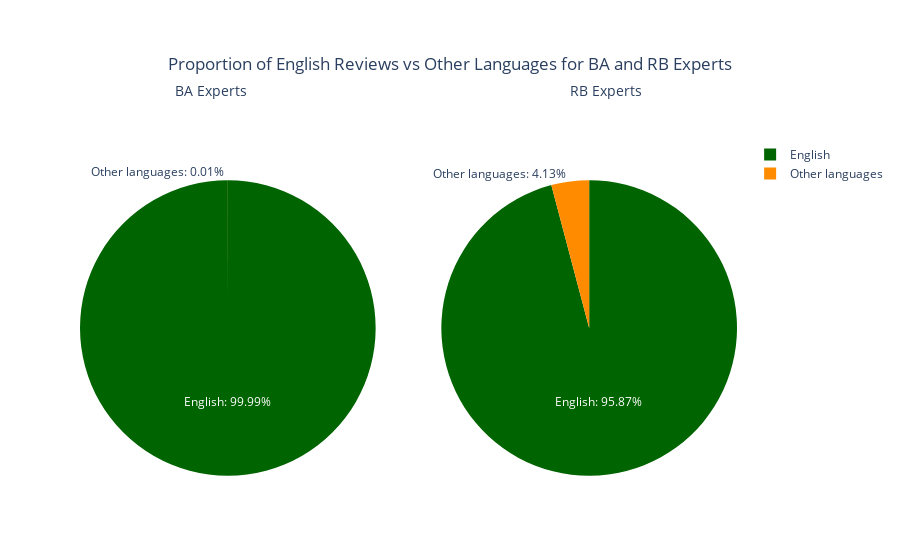

This figure's notebook cell:
### Code cell
import plotly.graph_objects as go
from plotly.subplots import make_subplots
import plotly.io as pio

# Data for BA
ba_english_reviews = ba_languages.loc['en', 'num_languages'] if 'en' in ba_languages.index else 0
ba_other_reviews = ba_total_language - ba_english_reviews

# Data for RB
rb_english_reviews = rb_languages.loc['en', 'num_languages'] if 'en' in rb_languages.index else 0
rb_other_reviews = rb_total_language - rb_english_reviews

# Create Subplots
fig = make_subplots(
    rows=1, cols=2, 
    subplot_titles=("BA Experts", "RB Experts"), 
    specs=[[{"type": "pie"}, {"type": "pie"}]]
)

# Pie chart for BA experts
fig.add_trace(go.Pie(
    labels=['English', 'Other languages'], 
    values=[ba_english_reviews, ba_other_reviews],
    hole=0.0,
    marker=dict(colors=['#006400', '#ff8c00']),  # Dark Green and Dark Orange
    textinfo='label+percent',  # Show label and percentage
    texttemplate='%{label}: %{percent:.2%}'  # Label with percentage, formatted to 2 decimals
), row=1, col=1)

# Pie chart for RB experts
fig.add_trace(go.Pie(
    labels=['English', 'Other languages'], 
    values=[rb_english_reviews, rb_other_reviews],
    hole=0.0,
    marker=dict(colors=['#006400', '#ff8c00']),  # Dark Green and Dark Orange
    textinfo='label+percent',  # Show label and percentage
    texttemplate='%{label}: %{percent:.2%}'  # Label with percentage, formatted to 2 decimals
), row=1, col=2)

# Adjust layout to add spacing and move titles
fig.update_layout(
    title_text="Proportion of English Reviews vs Other Languages for BA and RB Experts",
    title_x=0.5,
    margin=dict(t=140, b=40),
    annotations=[
        dict(text="BA Experts", x=0.20, y=1.1, showarrow=False, font_size=14),
        dict(text="RB Experts", x=0.80, y=1.1, showarrow=False, font_size=14)
    ],
    height=500,
)

# Save chart as HTML
pio.write_html(fig, "proportion_reviews_comparison.html")

# Display chart
fig.show()

### Figure 1 — Plotly figure (JSON) as saved in the notebook; plotly's stock layout.template omitted (floating-point values rounded to 4 significant figures)
{"data": [{"domain": {"x": [0, 0.45], "y": [0, 1]}, "hole": 0, "labels": ["English", "Other languages"], "marker": {"colors": ["#006400", "#ff8c00"]}, "textinfo": "label+percent", "texttemplate": "%{label}: %{percent:.2%}", "type": "pie", "values": [1250674, 126]}, {"domain": {"x": [0.55, 1], "y": [0, 1]}, "hole": 0, "labels": ["English", "Other languages"], "marker": {"colors": ["#006400", "#ff8c00"]}, "textinfo": "label+percent", "texttemplate": "%{label}: %{percent:.2%}", "type": "pie", "values": [3412968, 146847]}], "layout": {"annotations": [{"font": {"size": 14}, "showarrow": false, "text": "BA Experts", "x": 0.2, "xanchor": "center", "xref": "paper", "y": 1.1, "yanchor": "bottom", "yref": "paper"}, {"font": {"size": 14}, "showarrow": false, "text": "RB Experts", "x": 0.8, "xanchor": "center", "xref": "paper", "y": 1.1, "yanchor": "bottom", "yref": "paper"}], "autosize": true, "margin": {"b": 40, "t": 140}, "title": {"text": "Proportion of English Reviews vs Other Languages for BA and RB Experts", "x": 0.5}}}
